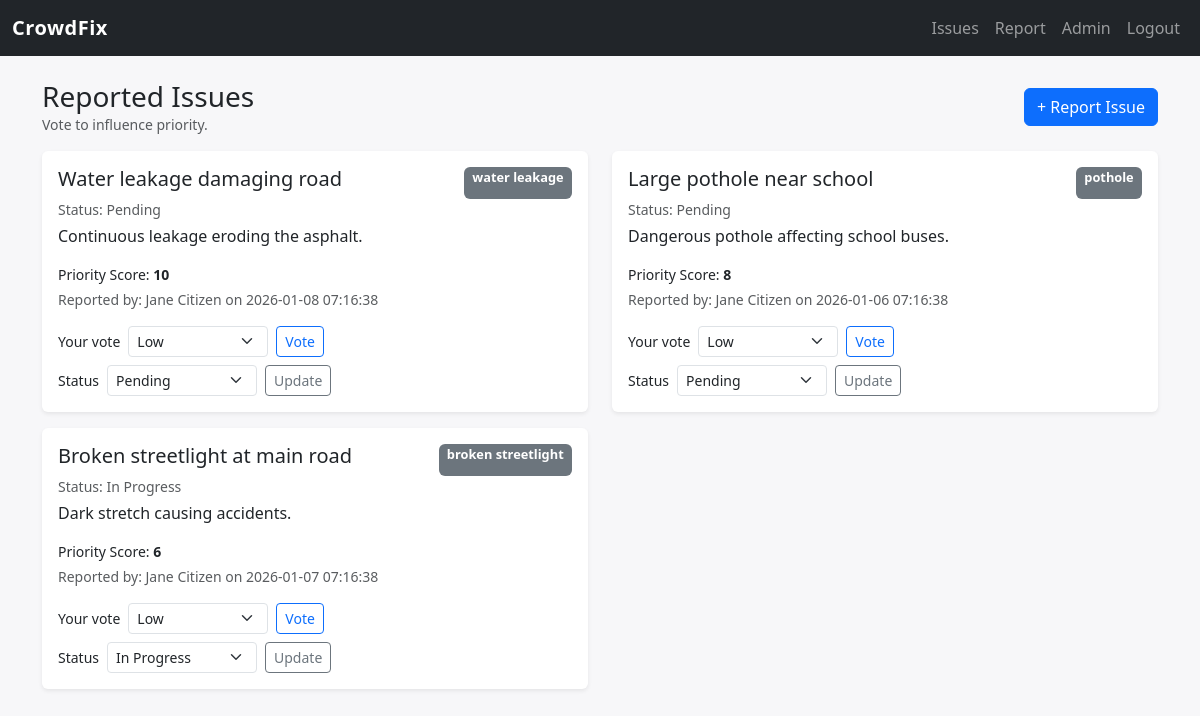
Page /index.php?page=dashboard (signed in) on the committed database.
### tables this page shows
CREATE TABLE IF NOT EXISTS issues (
    issue_id INT AUTO_INCREMENT PRIMARY KEY,
    title VARCHAR(150) NOT NULL,
    description TEXT NOT NULL,
    image VARCHAR(255),
    latitude FLOAT NOT NULL,
    longitude FLOAT NOT NULL,
    issue_type VARCHAR(50) NOT NULL,
    priority_score INT NOT NULL DEFAULT 0,
    status VARCHAR(50) NOT NULL DEFAULT 'Pending',
    created_at DATETIME NOT NULL,
    reported_by INT,
    FOREIGN KEY (reported_by) REFERENCES users(user_id) ON DELETE SET NULL
);

CREATE TABLE IF NOT EXISTS users (
    user_id INT AUTO_INCREMENT PRIMARY KEY,
    name VARCHAR(100) NOT NULL,
    email VARCHAR(100) NOT NULL UNIQUE,
    password VARCHAR(255) NOT NULL,
    role ENUM('citizen','admin') NOT NULL DEFAULT 'citizen',
    created_at DATETIME NOT NULL
);

### config/helpers.php (called while the page is built, shortened)
<?php
function isLoggedIn(): bool
{
    return isset($_SESSION['user']);
}
function isAdmin(): bool
{
    return isset($_SESSION['user']) && $_SESSION['user']['role'] === 'admin';
}
function sanitize(string $value): string
{
    return htmlspecialchars($value, ENT_QUOTES, 'UTF-8');
}

### models/Issue.php (called while the page is built, shortened)
<?php
class Issue
{
    public static function getAll(?string $status = null): array
    {
        $pdo = getDB();
        if ($status) {
            $stmt = $pdo->prepare('SELECT i.*, u.name AS reporter FROM issues i LEFT JOIN users u ON i.reported_by = u.user_id WHERE status = ? ORDER BY priority_score DESC, created_at DESC');
            $stmt->execute([$status]);
        } else {
            $stmt = $pdo->query('SELECT i.*, u.name AS reporter FROM issues i LEFT JOIN users u ON i.reported_by = u.user_id ORDER BY priority_score DESC, created_at DESC');
        }
        return $stmt->fetchAll();
    }
}

### views/dashboard.php (the view, shortened to what this page needs)
<div class="d-flex justify-content-between align-items-center mb-3">
    <div>
        <h3 class="mb-0">Reported Issues</h3>
        <p class="text-muted small mb-0">Vote to influence priority.</p>
    </div>
    <a class="btn btn-primary" href="index.php?page=report">+ Report Issue</a>
</div>
<div class="row">
    <?php foreach ($issues as $issue): ?>
        <div class="col-md-6 mb-3">
            <div class="card h-100 shadow-sm">
                <div class="card-body">
                    <div class="d-flex justify-content-between">
                        <h5><?= sanitize($issue['title']); ?></h5>
                        <span class="badge bg-secondary"><?= sanitize($issue['issue_type']); ?></span>
                    </div>
                    <p class="small text-muted mb-1">Status: <?= sanitize($issue['status']); ?></p>
                    <p><?= nl2br(sanitize($issue['description'])); ?></p>
                    <p class="small mb-1">Priority Score: <strong><?= intval($issue['priority_score']); ?></strong></p>
                    <p class="small text-muted">Reported by: <?= sanitize($issue['reporter'] ?? 'Unknown'); ?> on <?= sanitize($issue['created_at']); ?></p>
                    <form class="d-flex align-items-center" method="post" action="index.php?page=dashboard">
                        <label class="me-2 small mb-0">Your vote</label>
                        <select name="vote_level" class="form-select form-select-sm me-2" style="width:140px">
                            <option value="low">Low</option>
                        </select>
                        <button class="btn btn-sm btn-outline-primary">Vote</button>
                    </form>
                    <?php if (isAdmin()): ?>
                        <form class="d-flex align-items-center mt-2" method="post" action="index.php?page=dashboard">
                            <label class="me-2 small mb-0">Status</label>
                            <select name="status" class="form-select form-select-sm me-2" style="width:150px">
                                <?php foreach (['Pending','In Progress','Resolved','Closed'] as $st): ?>
                                    <option value="<?= $st; ?>" <?= $issue['status'] === $st ? 'selected' : ''; ?>><?= $st; ?></option>
                                <?php endforeach; ?>
                            </select>
                            <button class="btn btn-sm btn-outline-secondary">Update</button>
                        </form>
                    <?php endif; ?>
                </div>
            </div>
        </div>
    <?php endforeach; ?>
</div>

### views/header.php (shortened to what this page needs)
<?php require_once __DIR__ . '/../config/helpers.php'; ?>
<!doctype html>
<html lang="en">
<head>
    <link href="https://cdn.jsdelivr.net/npm/bootstrap@5.3.2/dist/css/bootstrap.min.css" rel="stylesheet">
    <link rel="stylesheet" href="assets/css/app.css">
</head>
<body>
<nav class="navbar navbar-expand-lg navbar-dark bg-dark mb-4">
    <div class="container-fluid">
        <a class="navbar-brand fw-bold" href="index.php">CrowdFix</a>
        <div class="collapse navbar-collapse" id="navMenu">
            <ul class="navbar-nav ms-auto">
                <?php if (isLoggedIn()): ?>
                    <li class="nav-item"><a class="nav-link" href="index.php?page=dashboard">Issues</a></li>
                    <li class="nav-item"><a class="nav-link" href="index.php?page=report">Report</a></li>
                    <?php if (isAdmin()): ?>
                        <li class="nav-item"><a class="nav-link" href="index.php?page=admin">Admin</a></li>
                    <?php endif; ?>
                    <li class="nav-item"><a class="nav-link" href="index.php?page=login&action=logout">Logout</a></li>
                <?php else: ?>
                    <li class="nav-item"><a class="nav-link" href="index.php?page=login">Login</a></li>
                    <li class="nav-item"><a class="nav-link" href="index.php?page=register">Register</a></li>
                <?php endif; ?>
            </ul>
        </div>
    </div>
</nav>
<div class="container">

### index.php (shortened to what this page needs)
<?php
require_once __DIR__ . '/config/helpers.php';
require_once __DIR__ . '/models/Issue.php';
$page = $_GET['page'] ?? (isLoggedIn() ? 'dashboard' : 'login');
include __DIR__ . '/views/header.php';
switch ($page) {
    default:
        $issues = Issue::getAll();
        include __DIR__ . '/views/dashboard.php';
}
include __DIR__ . '/views/footer.php';

### views/footer.php (shortened to what this page needs)
    </div>
    <link rel="stylesheet" href="https://unpkg.com/leaflet@1.9.3/dist/leaflet.css" />
</body>
</html>

### assets/css/app.css (style rules this page uses)
body { background: #f7f7f9; }
.card { border: none; }
.navbar-brand { letter-spacing: 0.5px; }
.badge { font-size: 0.8rem; }

### rows in the picture
issues: title "Water leakage damaging road", issue_type "water leakage", status "Pending", description "Continuous leakage eroding the asphalt.", priority_score "10", reported_by.name "Jane Citizen", created_at "2026-01-08 07:16:38"
issues: title "Large pothole near school", issue_type "pothole", status "Pending", description "Dangerous pothole affecting school buses.", priority_score "8", reported_by.name "Jane Citizen", created_at "2026-01-06 07:16:38"
issues: title "Broken streetlight at main road", issue_type "broken streetlight", status "In Progress", description "Dark stretch causing accidents.", priority_score "6", reported_by.name "Jane Citizen", created_at "2026-01-07 07:16:38"
